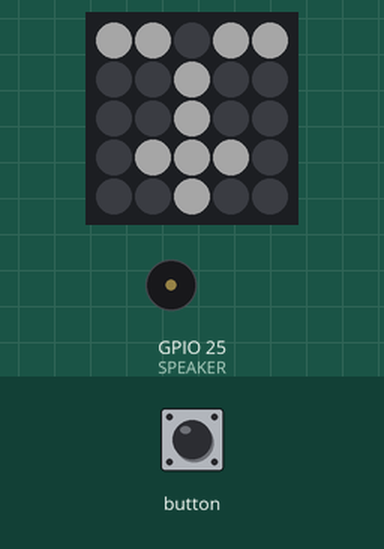
Bench run of a sketch on a simulated ESP32. On the bench: 5×5 RGB LED matrix (first LED top left, wired row by row), buzzer (waves = sounding). Dim RGB values are drawn brighter than linear.

Above: at 1.3 s.
At 10.2 s:
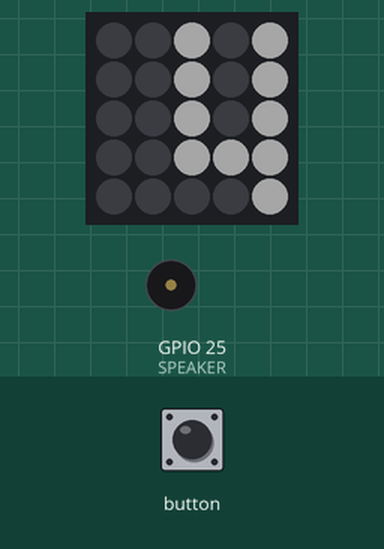
At 19.1 s:
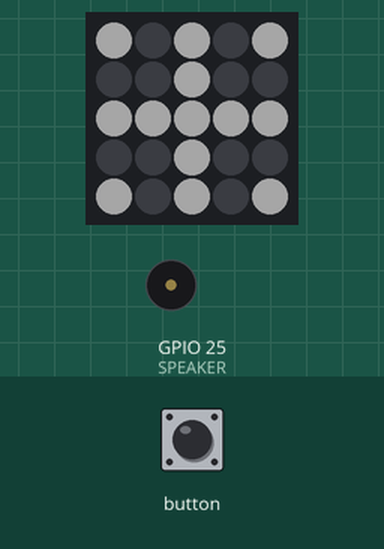
At 37.94 s:
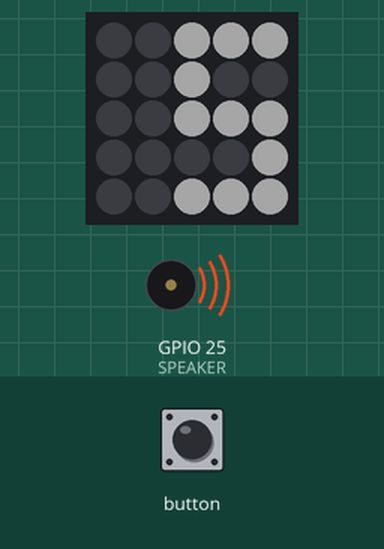
Timing chart, 0 to 39.5 s (numbered marks = the images above):
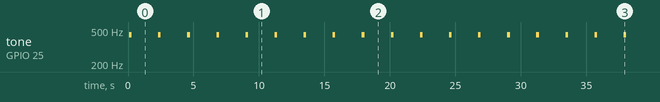

The sketch:

Light.ino
```cpp
#include "M5Atom.h"
#define SPEAKER 25
#define MAXLED 25
#define COL_G 0xff0000  // 緑色の値
#define COL_R 0x00ff00  // 赤色の値
#define COL_B 0x0000ff  // 青色の値
#define LED_BUILTIN 25
long led_on  = 0xFFFFFF ;  //  ON表示色
long led_off = 0x000000 ;  //  OFF 表示色
boolean pattern[11][5][5] ={
  /* 1 */
  {
    { 1,1,0,1,1 },
    { 0,0,1,0,0 },
    { 0,0,1,0,0 },
    { 0,1,1,1,0 },
    { 0,0,1,0,0 },
  },
  /* 2 */
  {
    { 0,0,0,0,1 },
    { 0,0,0,0,1 },
    { 0,0,0,0,1 },
    { 0,0,0,0,1 },
    { 0,0,0,0,1 },
  },
  /* 3 */
  {
    { 0,0,1,1,1 },
    { 0,0,0,0,1 },
    { 0,0,1,1,1 },
    { 0,0,1,0,0 },
    { 0,0,1,1,1 },
  },
  /* 4 */
  {
    { 0,0,1,1,1 },
    { 0,0,0,0,1 },
    { 0,0,1,1,1 },
    { 0,0,0,0,1 },
    { 0,0,1,1,1 },
  },
  /* 5 */
  {
    { 0,0,1,0,1 },
    { 0,0,1,0,1 },
    { 0,0,1,0,1 },
    { 0,0,1,1,1 },
    { 0,0,0,0,1 },
  },
    /* 6 */
  {
    { 0,0,1,1,1 },
    { 0,0,1,0,0 },
    { 0,0,1,1,1 },
    { 0,0,0,0,1 },
    { 0,0,1,1,1 },
  },
      /* 7 */
  {
    { 0,0,1,0,0 },
    { 0,1,0,1,0 },
    { 0,0,1,0,0 },
    { 0,0,1,0,0 },
    { 1,1,1,1,1 },
  },
    /* 8 */
  {
    { 1,1,1,1,1 },
    { 1,0,0,1,1 },
    { 1,0,1,0,1 },
    { 1,1,0,0,1 },
    { 1,1,1,1,1 },
  },
      /* 9 */
  {
    { 1,0,1,0,1 },
    { 0,0,1,0,0 },
    { 1,1,1,1,1 },
    { 0,0,1,0,0 },
    { 1,0,1,0,1 },
  },
      /* 10 */
  {
    { 0,0,0,0,0 },
    { 1,1,0,1,1 },
    { 1,1,1,1,1 },
    { 0,1,1,1,0 },
    { 0,0,1,0,0 },
  },
        /* 11 */
  {
    { 0,0,0,0,0},
    { 1,1,0,1,1 },
    { 1,0,1,0,1 },
    { 0,1,0,1,0 },
    { 0,0,1,0,0 },
  }
};
// variables will change:

void setup() {
  // put your setup code here, to run once:

  M5.begin(true, false, true); // Serial , I2C , Display
  pinMode(SPEAKER,OUTPUT);
  delay(50);
}

int num = 0 ;
int button = 0;

void loop() {
  for(int x=0;x<88;x++){
     digitalWrite(SPEAKER,HIGH);
     delayMicroseconds(1136);
     digitalWrite(SPEAKER,LOW);
     delayMicroseconds(1136);
   }
     delay(1000);//0.8s

  if(digitalRead(39)==LOW){
    while(digitalRead(39)==LOW);
    button++;
  }

  if (button %2 == 0){
  // put your main code here, to run repeatedly:
  show_pattern(num);  //  サイコロのパターンを表示
  ++ num ;            //  カウントを1進める
  if(num >= 11)        //  5まできたら
    num = 0 ;         //  0に戻す
  delay(1000);       //  1000ms 待機
  M5.update();       //  M5の状態を更新
  }

}

void show_pattern(int num){


  int x , y , pos;
  for(y = 0 ; y < 5 ; ++y ){     // 縦
    for(x = 0 ; x < 5 ; ++x ){   // 横
      pos = y*5 + x ;            // 縦*5+横がポジション
      if(pattern[num][y][x] == 1){  //  対象numのパターンを表示
      M5.dis.drawpix(pos,led_on);
      }else{
       M5.dis.drawpix(pos,led_off);
      }
    }
  }
}
```

Measured:
- by itself, tone on GPIO 25 (SPEAKER): alternates 439 Hz for 0.20 s and silent for 2.0 s
- what the display in image 0 shows lasts 2.2 s, from 1.3 s to 3.5 s
